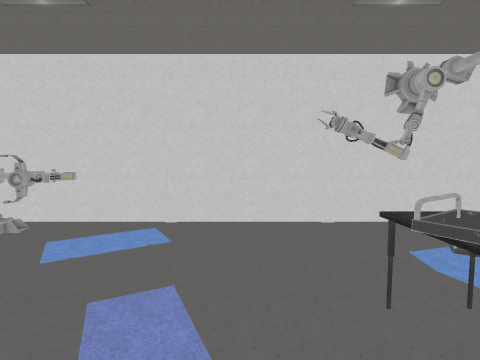
View 1 (above)

16 first-person views from a walk through a Unity game level. The camera is 1.5 m above the floor, tilts 4° down and sees 85° across. The floor is counted in squares, 1 m on a side. Each view is taken from the middle of a square. On the plan, view 1 faces up. The plan holds only what a view shows up to about 14 squares ahead; the rest is blank. The player character is not drawn. Some surface patterns are stand-ins.

View 2
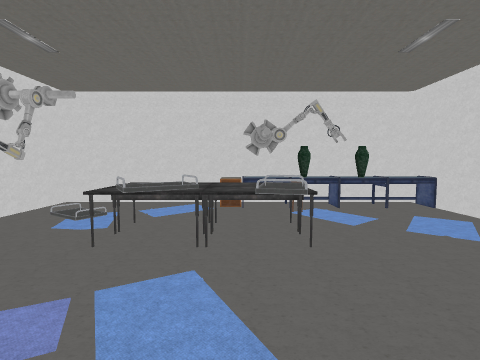

View 3
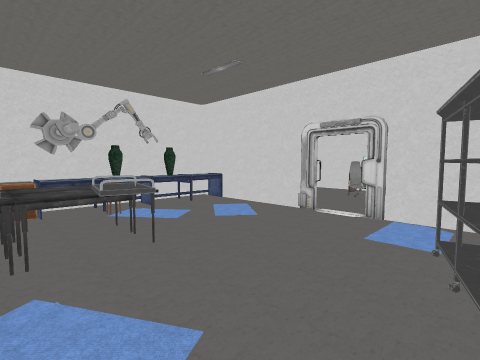

View 4
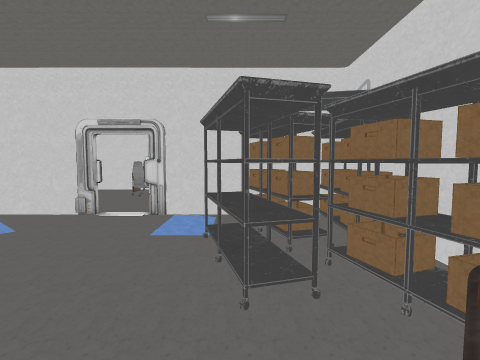

View 5
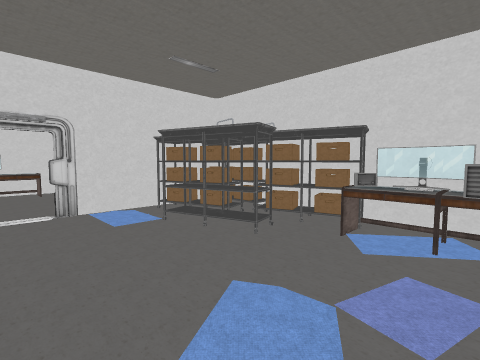

View 6
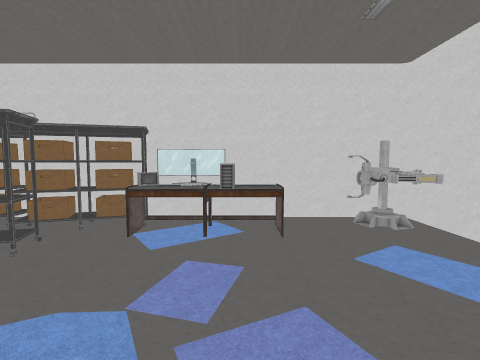

View 7
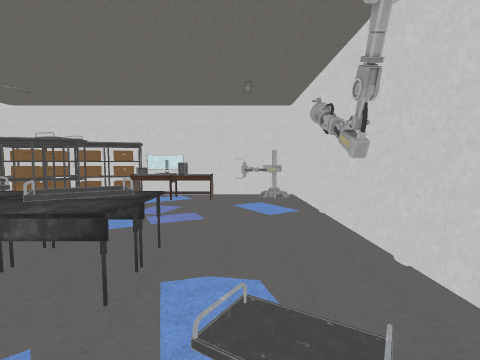

View 8
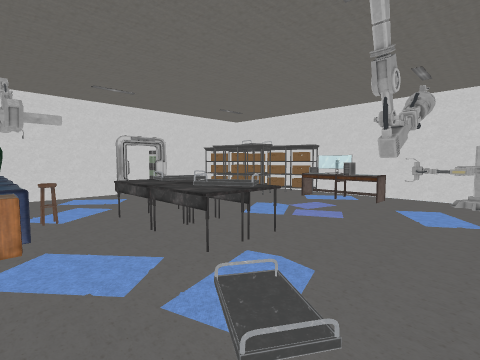

View 9
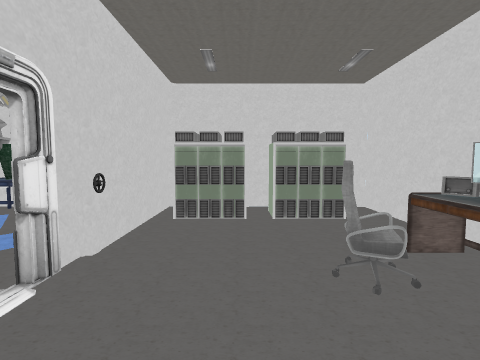

View 10
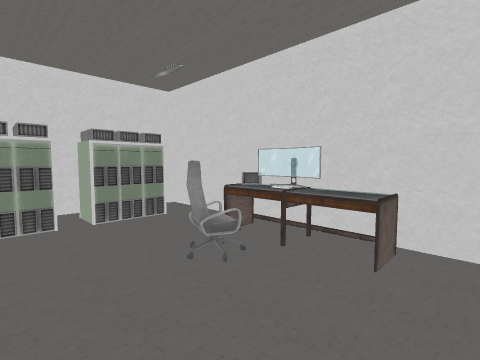

View 11
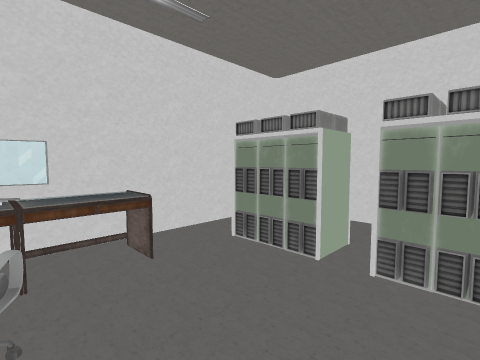

View 12
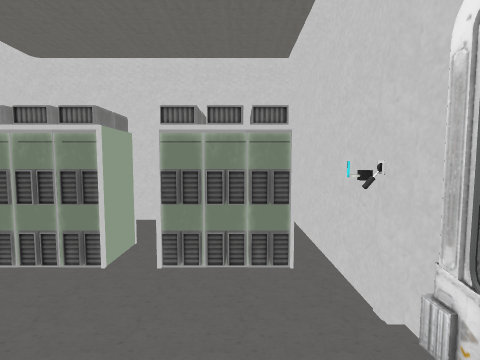

View 13
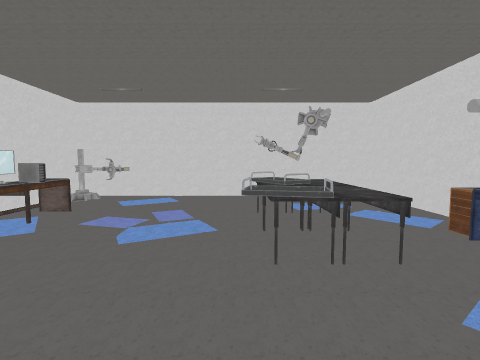

View 14
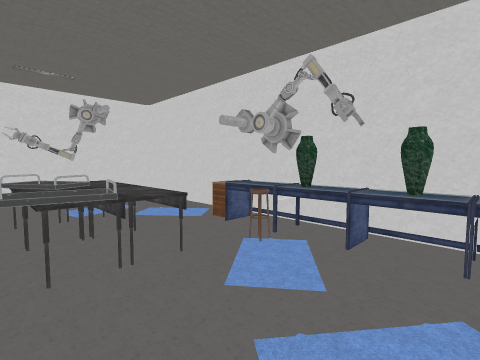

View 15
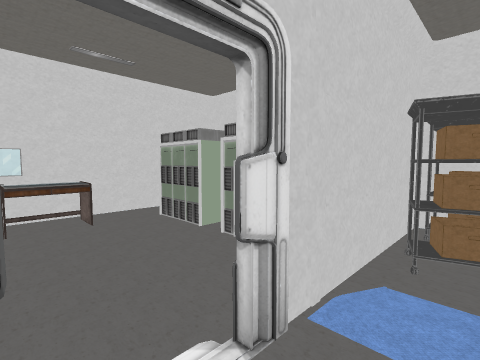

View 16
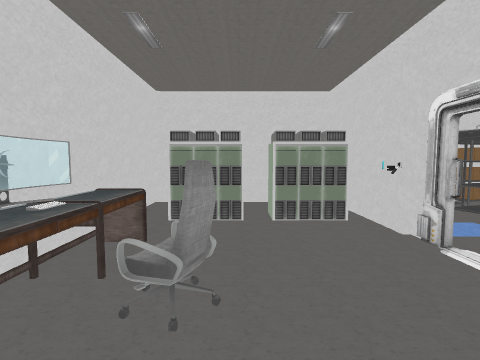

### Floor plan
Points are (right, up) in squares from view 1. A wall is a line through its corners. A room is listed if a view was taken in it or the views show most of it. See-through windows are left out.
Room 1 (views 1, 2, 3, 4, 5, 6, 7, 8, 9, 10, 11, 12, 13, 14, 15, 16)
walls: (1, -6.4) (5.4, -6.4); (1.4, -6.6) (1, -6.5) (0.9, -6.4); (1.5, -6.6) (1.2, -6.6); (-1.5, -6.6) (-5.6, -6.6); (-2.6, -6.4) (-1.5, -6.4); (5.5, -6.6) (2.4, -6.6); (6.7, -5.5) (6.7, 5.5); (-3.9, -9.9) (-3.4, -9.9); (4.9, -10.5) (4.9, -9.9) (5.5, -9.9); (5.3, -10.5) (5.3, -10); (-5.7, -8.9) (-5.7, -10.8); (6.7, -10.1) (6.7, -9.5); (6.4, 6.5) (-5.5, 6.5); (-6, 5.5) (-6, -5.5); (-5.4, -13.2) (6.8, -13.2)
objects: other object (-6, -6); other object (-6, 6) to (-6, 7); other object (-5, -6) to (-5, -3); other object (-5, -2) to (-5, -1); carpet (-5, 0) to (-4, 1); computer (-5, 2) to (-4, 2); other object (-5, 3); other object (-5, 5) to (-4, 5); other object (-4, -6) to (-3, -4); other object (-4, -4) to (-3, -2); computer (-3, -12); computer (-3, -11); computer (-3, -10); computer (-3, -9); other object (-3, -8); carpet (-3, 4); other object (-2, 6); other object (-1, -12) to (2, -12); other object (-1, -7); carpet (-1, -6); other object (0, -7); other object (0, -6); chair (1, -11) to (2, -11); other object (1, -7); other object (1, -1); other object (2, -7); other object (2, -6); table (2, -1) to (3, 2); other object (2, 6); other object (3, 5); stool (4, -2); computer (5, -12); computer (5, -11); computer (5, -9); computer (5, -8); carpet (5, -2); other object (6, -6) to (6, -5); vase (6, -4); other object (6, -3); vase (6, -2); other object (6, -1); drawers (6, 0); other object (7, -7); other object (7, -6); other object (7, 6) to (7, 7)

Where each view was taken, in squares from view 1:
view 1: 0 up, 0 right, facing up
view 2: 0 up, 3 left, facing right
view 3: 1 up, 3 left, facing down-right
view 4: 1 up, 3 left, facing down
view 5: 2 up, 1 right, facing down-left
view 6: 2 up, 1 right, facing left
view 7: 4 up, 6 right, facing left
view 8: 6 up, 6 right, facing down-left
view 9: 9 down, 2 left, facing right
view 10: 8 down, 2 left, facing down-right
view 11: 8 down, 1 right, facing down-left
view 12: 8 down, 1 right, facing left
view 13: 5 down, 1 right, facing up
view 14: 5 down, 1 right, facing up-right
view 15: 5 down, 1 right, facing down-left
view 16: 10 down, 4 right, facing left
